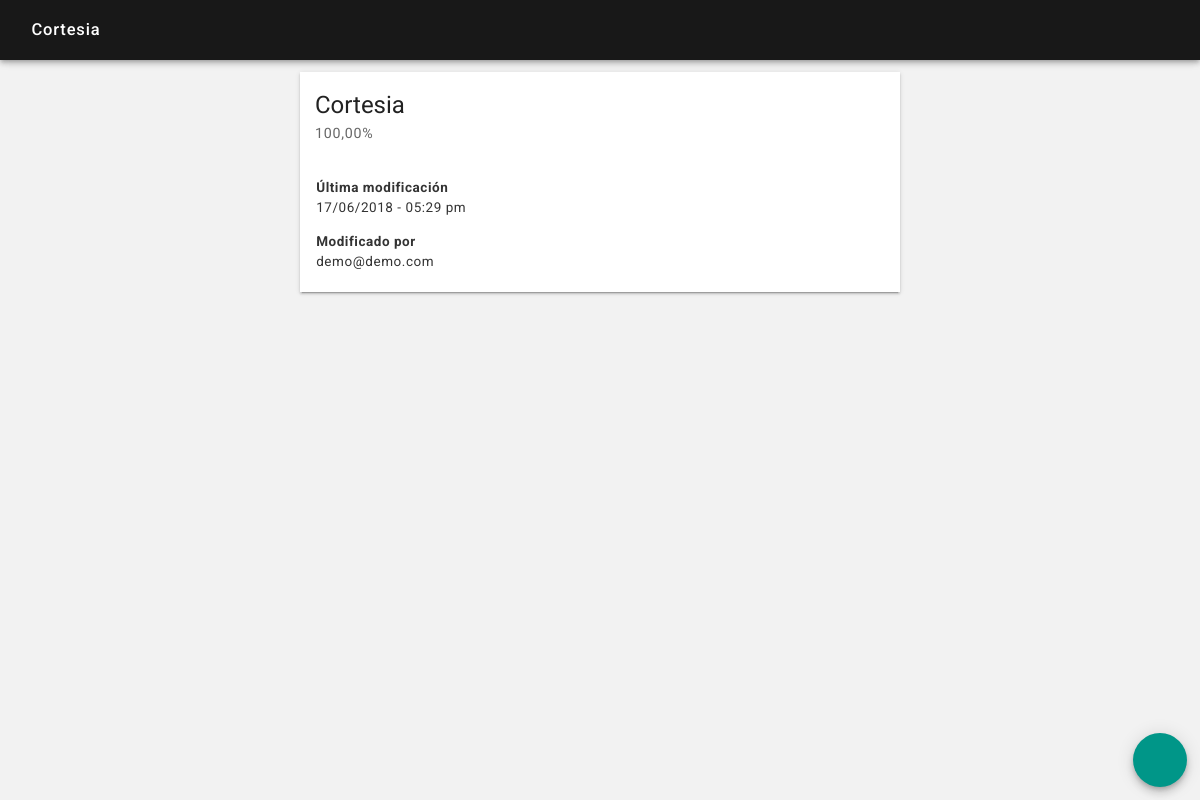
/descuentos_detalle.php?id=1&descuento=cortesia (signed in), run on the app's committed database.
### tables this page shows
CREATE TABLE `descuentos` (
  `id` int(255) NOT NULL,
  `fecha` datetime NOT NULL,
  `usuario` int(15) NOT NULL,
  `descuento` varchar(150) NOT NULL,
  `porcentaje` int(3) NOT NULL
);

CREATE TABLE `usuarios` (
  `id` int(15) NOT NULL,
  `fecha` datetime NOT NULL,
  `usuario` int(15) NOT NULL,
  `correo` varchar(50) NOT NULL,
  `contrasena` varchar(50) NOT NULL,
  `nombres` varchar(100) NOT NULL,
  `apellidos` varchar(100) NOT NULL,
  `tipo` varchar(50) NOT NULL,
  `local` int(15) NOT NULL,
  `imagen` varchar(2) NOT NULL,
  `imagen_nombre` varchar(50) NOT NULL
);

### descuentos_detalle.php (the view, shortened to what this page needs)
<?php
include ("sis/nombre_sesion.php");
?>
<?php
if(isset($_POST['id'])) $id = $_POST['id']; elseif(isset($_GET['id'])) $id = $_GET['id']; else $id = null;
if(isset($_POST['descuento'])) $descuento = $_POST['descuento']; elseif(isset($_GET['descuento'])) $descuento = $_GET['descuento']; else $descuento = null;
if(isset($_POST['body_snack'])) $body_snack = $_POST['body_snack']; elseif(isset($_GET['body_snack'])) $body_snack = $_GET['body_snack']; else $body_snack = null;
?>
<!DOCTYPE html>
<html lang="es">
<head>
    <?php
    include ("partes/head.php");
    ?>
</head>
<body <?php echo ($body_snack); ?>>
<header class="rdm-toolbar--contenedor">
    <div class="rdm-toolbar--fila">
        <div class="rdm-toolbar--izquierda">
            <h2 class="rdm-toolbar--titulo"><?php echo ucfirst("$descuento"); ?></h2>
        </div>
    </div>
</header>
<main class="rdm--contenedor-toolbar">
    <?php
    $consulta = $conexion->query("SELECT * FROM descuentos WHERE id = '$id'");
    if ($consulta->num_rows == 0)
    {
        ?>
        <div class="rdm-vacio--caja">
            <i class="zmdi zmdi-alert-circle-o zmdi-hc-4x"></i>
            <p class="rdm-tipografia--subtitulo1">Este descuento ya no existe</p>
        </div>
        <?php
    }
    else
    {
        while ($fila = $consulta->fetch_assoc())
        {
            $id_descuento = $fila['id'];
            $fecha = date('d/m/Y', strtotime($fila['fecha']));
            $hora = date('h:i a', strtotime($fila['fecha']));
            $usuario = $fila['usuario'];
            $descuento = $fila['descuento'];
            $porcentaje = $fila['porcentaje'];
            $consulta_usuario = $conexion->query("SELECT * FROM usuarios WHERE id = '$usuario'");
            if ($fila = $consulta_usuario->fetch_assoc())
            {
                $usuario = $fila['correo'];
            }
            ?>
            <section class="rdm-tarjeta">
                <div class="rdm-tarjeta--primario-largo">
                    <h1 class="rdm-tarjeta--titulo-largo"><?php echo ucfirst("$descuento"); ?></h1>
                    <h2 class="rdm-tarjeta--subtitulo-largo"><?php echo number_format($porcentaje, 2, ",", "."); ?>%</h2>
                </div>
                <div class="rdm-tarjeta--cuerpo">
                    <p><b>Última modificación</b> <br><?php echo ucfirst("$fecha"); ?> - <?php echo ucfirst("$hora"); ?></p>
                    <p><b>Modificado por</b> <br><?php echo ("$usuario"); ?></p>
                </div>
            </section>
            <?php
        }
    }
    ?>
</main>
<footer>
    <a href="descuentos_editar.php?id=<?php echo "$id_descuento"; ?>"><button class="rdm-boton--fab" ><i class="zmdi zmdi-edit zmdi-hc-2x"></i></button></a>
</footer>
</body>
</html>

### css/estilos.css (style rules this page uses)
body { background-color: rgba(0, 0, 0, 0.05); color: #222; font-family: 'Roboto', sans-serif, arial; font-size: 15px; font-weight: 300; margin: 0; }
a { color: inherit; text-decoration: none; outline: none; }
.rdm--contenedor-toolbar, .rdm--contenedor-toolbar-tabs { box-sizing: border-box; margin: 0 auto; max-width: 600px; width: 95%; margin-top: 4.5rem; }
.rdm--contenedor-toolbar, .rdm--contenedor-zona { box-sizing: border-box; margin: 0 auto; max-width: 600px; width: 95%; margin-top: 4.5rem; }

### css/toolbar.css (style rules this page uses)
.rdm-toolbar--contenedor { box-shadow: 0px 2px 4px -1px rgba(0, 0, 0, 0.2), 0px 4px 5px 0px rgba(0, 0, 0, 0.14), 0px 1px 10px 0px rgba(0, 0, 0, 0.12); box-sizing: border-box; color: #fff; left: 0; position: fixed; top: 0; width: 100%; z-index: 1; }
.rdm-toolbar--fila, .rdm-toolbar--fila-tab { background-color: rgba(0,0,0,0.9); align-items: center; display: flex; justify-content: space-between; padding: 1em; height: 2em; }
.rdm-toolbar--izquierda, .rdm-toolbar--centro, .rdm-toolbar--derecha { display: flex; align-items: center; }
.rdm-toolbar--titulo, .rdm-toolbar--titulo-centro, .rdm-toolbar--texto-secundario { font-size: 1.1em; font-weight: 500; letter-spacing: 0.05em; line-height: 1.5em; margin: 0 0 0 1em; max-width: 240px; white-space: nowrap; overflow: hidden; text-overflow: ellipsis; }

### css/botones.css (style rules this page uses)
button { border-radius: 0.2em; border: none; box-shadow: 0px 3px 1px -2px rgba(0, 0, 0, 0.2), 0px 2px 2px 0px rgba(0, 0, 0, 0.14), 0px 1px 5px 0px rgba(0, 0, 0, 0.12); box-sizing: border-box; color: rgba(255, 255, 255, 1); display: inline-block; font-family: 'Roboto', sans-serif, arial; font-size: 0.9em; font-weight: 500; letter-spacing: 0.05em; outline: none; padding: 1em 1em 0.9em 1em; text-align: center; text-decoration: none; text-transform: uppercase; transition: 250ms linear; vertical-align: middle; }
.rdm-boton--fab { background-color: #009688; border-radius: 50%; bottom: 1em; box-shadow: 0px 3px 5px -1px rgba(0, 0, 0, 0.2), 0px 6px 10px 0px rgba(0, 0, 0, 0.14), 0px 1px 18px 0px rgba(0, 0, 0, 0.12); height: 4em; position: fixed; right: 1em; width: 4em; z-index: 200; }

### css/tarjetas.css (style rules this page uses)
.rdm-tarjeta, .rdm-tarjeta--zona { background-color: #fff; box-sizing: border-box; margin: 0 auto; width: 100%; margin-bottom: 1em; box-shadow: 0px 3px 1px -2px rgba(0, 0, 0, 0.2), 0px 2px 2px 0px rgba(0, 0, 0, 0.14), 0px 1px 5px 0px rgba(0, 0, 0, 0.12); }
.rdm-tarjeta--primario, .rdm-tarjeta--primario-largo { display: flex; align-items: center; padding: 1em; }
.rdm-tarjeta--primario-largo { display: block; }
.rdm-tarjeta--titulo, .rdm-tarjeta--subtitulo, .rdm-tarjeta--subtitulo-largo, .rdm-tarjeta--dashboard-subtitulo { font-size: 0.95em; font-weight: 500; letter-spacing: 0.05em; line-height: 1.5em; margin: 0; margin-left: 1em; }
.rdm-tarjeta--titulo-largo { font-size: 1.6em; font-weight: 400; letter-spacing: normal; line-height: 1.5em; margin: 0; }
.rdm-tarjeta--subtitulo, .rdm-tarjeta--subtitulo-largo { color: rgba(0, 0, 0, 0.6); font-weight: 400; line-height: 1.5em; margin: 0; }
.rdm-tarjeta--cuerpo, .rdm-tarjeta--dashboard-cuerpo { box-sizing: border-box; color: rgba(0, 0, 0, 0.8); font-size: 0.9em; font-weight: 400; letter-spacing: 0.04em; line-height: 1.5em; margin-top: -0.2em; padding-top: 0; padding: 0.5em 1.2em; }

### css/formularios.css (style rules this page uses)
input, button, textarea { appearance: none; outline: none; -webkit-appearance: none; }

### data on the page
descuentos: descuento "Cortesia", porcentaje "100,00", fecha "17/06/2018", fecha "05:29 pm", usuarios.correo "demo@demo.com"
